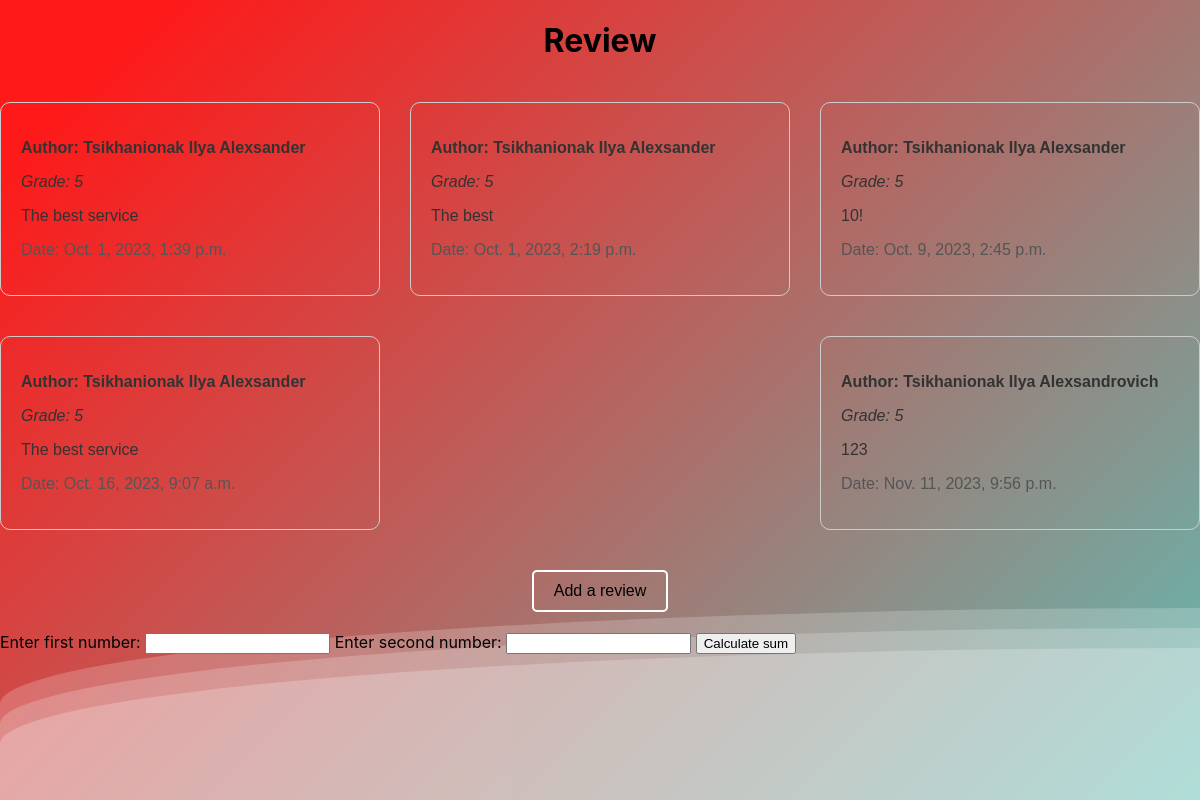
/review/, run on the app's committed database.
### review/models.py (models this page shows, shortened)
class Review(models.Model):
    author = models.ForeignKey(Client, on_delete=models.CASCADE)
    rating = models.PositiveIntegerField(default=5, validators=[MinValueValidator(1), MaxValueValidator(5)])
    text = models.TextField()
    date = models.DateTimeField(auto_now_add=True)

### EstateAgency/models.py (models this page shows)
class Client(AbstractUser):
    first_name = models.CharField(max_length=100)
    last_name = models.CharField(max_length=100)
    patronymic = models.CharField(max_length=100)
    birth_date = models.DateField()
    phone_number = models.CharField(max_length=20)
    def __str__(self):
        return f"{self.last_name} {self.first_name} {self.patronymic}"

### review/views.py (the view)
# urls.py: path('', views.review_list, name='home'),
def review_list(request):
    reviews = Review.objects.all()
    context = {'reviews': reviews}
    return render(request, 'review.html', context)

### review/templates/review.html (shortened to what this page needs)
<!DOCTYPE html>
<html>
<head>
    <link rel="stylesheet" type="text/css" href="/static/css/review.css">
</head>
<body>
    <div>
        <div class="wave"></div>
        <div class="wave"></div>
        <div class="wave"></div>
    </div>
    <h1 class="review-title">Review</h1>
    <ul class="review-container">
        {% for review in reviews %}
        <li class="review-item" itemscope itemtype="http://schema.org/Review">
            <p class="review-author" itemprop="author">Author: {{ review.author }}</p>
            <p class="review-rating" itemprop="reviewRating" itemscope itemtype="http://schema.org/Rating">
                Grade: <span class="rating-value" itemprop="ratingValue">{{ review.rating }}</span>
            </p>
            <p class "review-text" itemprop="reviewBody">{{ review.text }}</p>
            <p class="review-date" itemprop="datePublished">Date: {{ review.date }}</p>
        </li>
        {% endfor %}
    </ul>
    {% if user.is_authenticated %}
    <label class="add-review-label" onclick="window.location.href='{% url 'profile_user:profile' %}';">Add a review</label>
    {% else %}
    <label class="add-review-label" onclick="window.location.href='{% url 'auth_user:register' %}';">Add a review</label>
    {% endif %}
    <form id="myForm">
        <label for="input1">Enter first number:</label>
        <input type="number" id="input1" name="input1" required>
        <label for="input2">Enter second number:</label>
        <input type="number" id="input2" name="input2" required>
        <button type="button" onclick="calculateSum()">Calculate sum</button>
    </form>
</body>
</html>

### static/css/review.css (style rules this page uses)
h1 { text-align:center; }
.review-container { list-style: none; padding: 0; display: flex; flex-wrap: wrap; justify-content: space-between; align-items: flex-start; }
.review-item { font-family: 'Verdana', sans-serif; font-size: 16px; color: #333; margin: 20px 0; padding: 20px; border: 1px solid #ccc; border-radius: 10px; width: calc(33.33% - 20px); box-sizing: border-box; transition: transform 0.3s; }
.review-author { font-weight: bold; }
.review-rating { font-style: italic; }
.review-date { color: #555; }
.add-review-label { display: block; width: fit-content; margin: 20px auto; font-family: 'Arial', sans-serif; font-size: 16px; color: #000; cursor: pointer; padding: 10px 20px; border: 2px solid white; border-radius: 5px; transition: background-color 0.3s, color 0.3s, border-color 0.3s; }
body { margin: auto; font-family: -apple-system, BlinkMacSystemFont, sans-serif; overflow: auto; background: linear-gradient(315deg, rgba(101,0,94,1) 3%, rgba(60,132,206,1) 38%, rgba(48,238,226,1) 68%, rgba(255,25,25,1) 98%); animation: gradient 15s ease infinite; background-size: 400% 400%; background-attachment: fixed; }
.wave { background: rgb(255 255 255 / 25%); border-radius: 1000% 1000% 0 0; position: fixed; width: 200%; height: 12em; animation: wave 10s -3s linear infinite; transform: translate3d(0, 0, 0); opacity: 0.8; bottom: 0; left: 0; z-index: -1; }
.wave:nth-of-type(2) { bottom: -1.25em; animation: wave 18s linear reverse infinite; opacity: 0.8; }
.wave:nth-of-type(3) { bottom: -2.5em; animation: wave 20s -1s reverse infinite; opacity: 0.9; }

### data on the page
Review: author "Tsikhanionak Ilya Alexsander", rating "5", text "The best service", date "Oct. 1, 2023, 1:39 p.m."
Review: author "Tsikhanionak Ilya Alexsander", rating "5", text "The best", date "Oct. 1, 2023, 2:19 p.m."
Review: author "Tsikhanionak Ilya Alexsander", rating "5", text "10!", date "Oct. 9, 2023, 2:45 p.m."
Review: author "Tsikhanionak Ilya Alexsander", rating "5", text "The best service", date "Oct. 16, 2023, 9:07 a.m."
Review: author "Tsikhanionak Ilya Alexsandrovich", rating "5", text "123", date "Nov. 11, 2023, 9:56 p.m."
